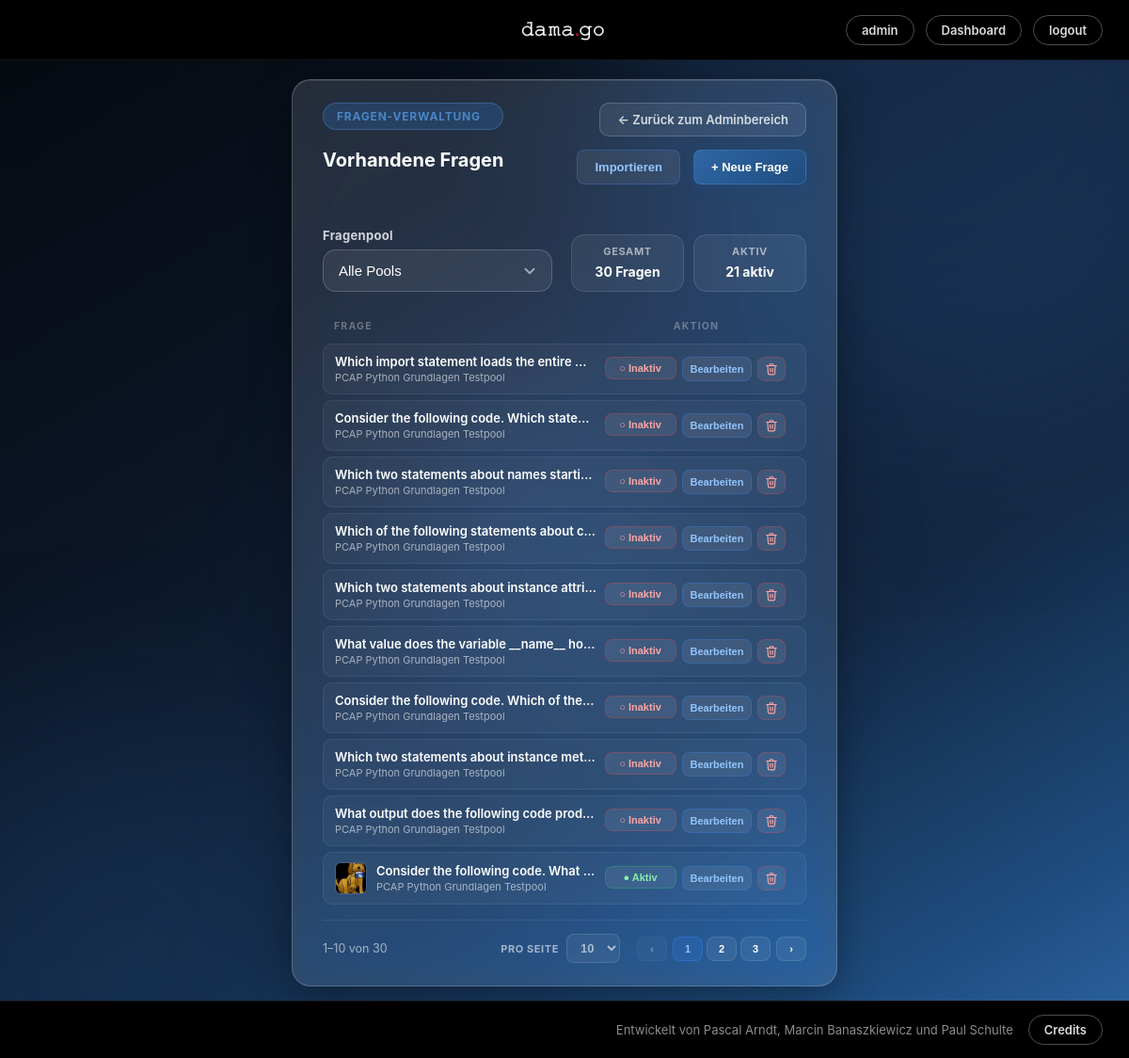
Screenshot of /PHP/manage_questions.php (signed in) with the database file from the repository.
### tables this page shows
CREATE TABLE `questions` (
  `id` int(10) unsigned NOT NULL AUTO_INCREMENT,
  `question_pool_id` int(10) unsigned NOT NULL,
  `question_text` text NOT NULL,
  `image_id` int(10) unsigned DEFAULT NULL,
  `explanation` text DEFAULT NULL,
  `created_by` int(10) unsigned NOT NULL,
  `is_active` tinyint(1) NOT NULL DEFAULT 0,
  `created_at` datetime NOT NULL DEFAULT current_timestamp(),
  `updated_at` datetime DEFAULT NULL ON UPDATE current_timestamp(),
  `updated_by` int(10) unsigned DEFAULT NULL,
  PRIMARY KEY (`id`),
  KEY `idx_questions_question_pool_id` (`question_pool_id`),
  KEY `idx_questions_created_by` (`created_by`),
  KEY `idx_questions_is_active` (`is_active`),
  KEY `idx_questions_image_id` (`image_id`),
  KEY `idx_questions_updated_by` (`updated_by`),
  CONSTRAINT `fk_questions_created_by` FOREIGN KEY (`created_by`) REFERENCES `users` (`id`) ON UPDATE CASCADE,
  CONSTRAINT `fk_questions_image` FOREIGN KEY (`image_id`) REFERENCES `media_files` (`id`) ON DELETE SET NULL ON UPDATE CASCADE,
  CONSTRAINT `fk_questions_question_pool` FOREIGN KEY (`question_pool_id`) REFERENCES `question_pools` (`id`) ON UPDATE CASCADE,
  CONSTRAINT `fk_questions_updated_by` FOREIGN KEY (`updated_by`) REFERENCES `users` (`id`) ON DELETE SET NULL ON UPDATE CASCADE
);

CREATE TABLE `question_pools` (
  `id` int(10) unsigned NOT NULL AUTO_INCREMENT,
  `name` varchar(100) NOT NULL,
  `description` text DEFAULT NULL,
  `created_by` int(10) unsigned NOT NULL,
  `is_active` tinyint(1) NOT NULL DEFAULT 1,
  `created_at` datetime NOT NULL DEFAULT current_timestamp(),
  `updated_at` datetime DEFAULT NULL ON UPDATE current_timestamp(),
  `updated_by` int(10) unsigned DEFAULT NULL,
  PRIMARY KEY (`id`),
  KEY `idx_question_pools_created_by` (`created_by`),
  KEY `idx_question_pools_name` (`name`),
  KEY `idx_question_pools_is_active` (`is_active`),
  KEY `idx_question_pools_updated_by` (`updated_by`),
  CONSTRAINT `fk_question_pools_created_by` FOREIGN KEY (`created_by`) REFERENCES `users` (`id`) ON UPDATE CASCADE,
  CONSTRAINT `fk_question_pools_updated_by` FOREIGN KEY (`updated_by`) REFERENCES `users` (`id`) ON DELETE SET NULL ON UPDATE CASCADE
);

CREATE TABLE `media_files` (
  `id` int(10) unsigned NOT NULL AUTO_INCREMENT,
  `file_name` varchar(255) NOT NULL,
  `original_name` varchar(255) NOT NULL,
  `mime_type` varchar(100) NOT NULL,
  `file_size` int(10) unsigned NOT NULL,
  `question_pool_id` int(10) unsigned DEFAULT NULL,
  `created_by` int(10) unsigned DEFAULT NULL,
  `created_at` datetime NOT NULL DEFAULT current_timestamp(),
  `deleted_at` datetime DEFAULT NULL,
  `deleted_by` int(10) unsigned DEFAULT NULL,
  PRIMARY KEY (`id`),
  UNIQUE KEY `uq_media_files_file_name` (`file_name`),
  KEY `idx_media_files_created_by` (`created_by`),
  KEY `idx_media_files_deleted_by` (`deleted_by`),
  KEY `idx_media_files_question_pool` (`question_pool_id`),
  CONSTRAINT `fk_media_files_created_by` FOREIGN KEY (`created_by`) REFERENCES `users` (`id`) ON DELETE SET NULL ON UPDATE CASCADE,
  CONSTRAINT `fk_media_files_deleted_by` FOREIGN KEY (`deleted_by`) REFERENCES `users` (`id`) ON DELETE SET NULL ON UPDATE CASCADE,
  CONSTRAINT `fk_media_files_question_pool` FOREIGN KEY (`question_pool_id`) REFERENCES `question_pools` (`id`) ON DELETE SET NULL ON UPDATE CASCADE
);

### PHP/init.php (called while the page is built, shortened)
<?php
$role = $_SESSION["user_role"] ?? "guest";

### PHP/manage_questions.php (the view, shortened to what this page needs)
<?php
require_once 'init.php';
require_once 'db.php';
function e($val) {
    return htmlspecialchars((string)$val, ENT_QUOTES, 'UTF-8');
}
$imageUploadUrl    = '../Uploads/Questions/';
$selectedPool = isset($_GET['pool']) ? (int)$_GET['pool'] : 0;
if ($selectedPool > 0) {
    $stmtQ = $pdo->prepare("
        SELECT q.id, q.question_pool_id, q.question_text, q.explanation, q.is_active, q.image_id,
               qp.name AS pool_name, mf.file_name AS image_file
        FROM questions q
        INNER JOIN question_pools qp ON qp.id = q.question_pool_id
        LEFT JOIN media_files mf ON mf.id = q.image_id
        WHERE q.question_pool_id = ?
        ORDER BY q.id ASC
    ");
    $stmtQ->execute([$selectedPool]);
} else {
    $stmtQ = $pdo->query("
        SELECT q.id, q.question_pool_id, q.question_text, q.explanation, q.is_active, q.image_id,
               qp.name AS pool_name, mf.file_name AS image_file
        FROM questions q
        INNER JOIN question_pools qp ON qp.id = q.question_pool_id
        LEFT JOIN media_files mf ON mf.id = q.image_id
        ORDER BY q.question_pool_id ASC, q.id ASC
    ");
}
$questions = $stmtQ->fetchAll(PDO::FETCH_ASSOC);
$totalQuestions  = count($questions);
$activeQuestions = count(array_filter($questions, fn($q) => $q['is_active']));
$answersMap = [];
if (!empty($questions)) {
    $ids          = array_column($questions, 'id');
    $placeholders = implode(',', array_fill(0, count($ids), '?'));
    $stmtA = $pdo->prepare(
        "SELECT * FROM answer_options WHERE question_id IN ($placeholders) ORDER BY question_id, sort_order ASC"
    );
    $stmtA->execute($ids);
    foreach ($stmtA->fetchAll(PDO::FETCH_ASSOC) as $ans) {
        $answersMap[$ans['question_id']][] = $ans;
    }
}
?>
<!DOCTYPE html>
<html lang="de">
<head>
    <link rel="stylesheet" href="../CSS/style.css">
</head>
<body class="manage-questions-page">
<div class="page-orbs">
    <div class="orb orb-1"></div>
    <div class="orb orb-2"></div>
    <div class="orb orb-3"></div>
</div>
<?php include_once 'topbar.php'; ?>
<main class="play-layout">
    <section class="quiz-main mq-panel">
        <div class="mq-topbar">
            <div class="mq-topbar-info">
                <span class="eyebrow">Fragen-Verwaltung</span>
                <h2>Vorhandene Fragen</h2>
            </div>
            <div class="mq-topbar-actions mq-topbar-actions-stacked">
                <a href="<?php echo $role === 'admin' ? 'admin_area.php' : 'teacher_area.php'; ?>" class="back-button">
                    ← Zurück zum <?php echo $role === 'admin' ? 'Adminbereich' : 'Lehrerbereich'; ?>
                </a>
                <div class="mq-action-row">
                    <button type="button" class="btn-icon btn-edit mq-action-btn" onclick="openImportModal()">
                        Importieren
                    </button>
                    <button type="button" class="btn-icon btn-add mq-action-btn" onclick="openCreateModal()">
                        + Neue Frage
                    </button>
                </div>
            </div>
        </div>
        <div class="mq-toolbar">
            <form method="GET" action="manage_questions.php" class="form-group pool-filter-form mq-filter">
                <label for="poolFilter">Fragenpool</label>
                <select id="poolFilter" name="pool" onchange="this.form.submit()">
                    <option value="">Alle Pools</option>
                </select>
            </form>
            <div class="lobby-meta mq-meta">
                <div>
                    <span>Gesamt</span>
                    <strong><?php echo $totalQuestions; ?> Fragen</strong>
                </div>
                <div>
                    <span>Aktiv</span>
                    <strong><?php echo $activeQuestions; ?> aktiv</strong>
                </div>
            </div>
        </div>
        <div class="question-list-header">
            <span class="col-frage">Frage</span>
            <span class="col-qaktion">Aktion</span>
        </div>
        <div class="question-list" id="questionList">
            <?php if (empty($questions)): ?>
                <div class="empty-list-hint">
                    Keine Fragen gefunden.
                </div>
            <?php else: ?>
                <?php foreach ($questions as $q):
                    $qAnswers = $answersMap[$q['id']] ?? [];
                    $qData = [
                        'id'          => $q['id'],
                        'pool'        => $q['question_pool_id'],
                        'text'        => $q['question_text'],
                        'explanation' => $q['explanation'] ?? '',
                        'status'      => $q['is_active'] ? 'active' : 'inactive',
                        'image'       => $q['image_file'] ?? '',
                        'answers'     => array_map(fn($a) => [
                            'answer_text' => $a['answer_text'],
                            'explanation' => $a['explanation'],
                            'is_correct'  => (int)$a['is_correct'],
                            'sort_order'  => (int)$a['sort_order'],
                        ], $qAnswers),
                    ];
                ?>
                    <div class="question-row" data-pool="<?php echo $q['question_pool_id']; ?>" data-active="<?php echo $q['is_active']; ?>" data-tooltip="<?php echo e($q['question_text']); ?>">
                        <div class="col-frage">
                            <?php if (!empty($q['image_file'])): ?>
                                <img class="mq-row-thumb" src="<?php echo e($imageUploadUrl . $q['image_file']); ?>" alt="Bild zur Frage">
                            <?php endif; ?>
                            <div class="mq-frage-texts">
                                <div class="question-text">
                                    <?php echo e($q['question_text']); ?>
                                </div>
                                <div class="question-pool-label"><?php echo e($q['pool_name']); ?></div>
                            </div>
                        </div>
                        <div class="col-qaktion">
                            <form method="POST" action="manage_questions.php<?php echo $selectedPool ? '?pool=' . $selectedPool : ''; ?>" class="inline-form">
                                <button type="submit" class="btn-icon <?php echo $q['is_active'] ? 'btn-toggle-active' : 'btn-toggle-inactive'; ?>">
                                    <?php echo $q['is_active'] ? '● Aktiv' : '○ Inaktiv'; ?>
                                </button>
                            </form>
                            <button type="button" class="btn-icon btn-edit"
                                data-question="<?php echo e(json_encode($qData)); ?>"
                                onclick="openEditQuestionModal(this)">
                                Bearbeiten
                            </button>
                            <button type="button" class="btn-icon btn-delete"
                                onclick="openDeleteQuestionModal(<?php echo $q['id']; ?>, this)"
                                data-text="<?php echo e($q['question_text']); ?>"
                                aria-label="Frage löschen" title="Frage löschen">
                            </button>
                        </div>
                    </div>
                <?php endforeach; ?>
            <?php endif; ?>
        </div>
        <?php if (!empty($questions)): ?>
            <div class="mq-pagination" id="mqPagination">
                <div class="mq-pagination-info">
                    <span id="mqRangeInfo"></span>
                </div>
                <div class="mq-pagination-controls">
                    <label class="mq-perpage">
                        Pro Seite
                        <select id="mqPerPage">
                            <option value="10" selected>10</option>
                        </select>
                    </label>
                    <div class="mq-pager">
                        <button type="button" class="btn-icon mq-pager-btn" id="mqPrev" aria-label="Vorherige Seite">‹</button>
                        <span class="mq-pager-pages" id="mqPages"></span>
                        <button type="button" class="btn-icon mq-pager-btn" id="mqNext" aria-label="Nächste Seite">›</button>
                    </div>
                </div>
            </div>
        <?php endif; ?>
    </section>
</main>
    <?php include_once 'footbar.php'; ?>
</body>
</html>

### rows the page displays
questions: question_text "Which import statement loads the entire…", question_pool.name "PCAP Python Grundlagen Testpool", is_active "○ Inaktiv"
questions: question_text "Consider the following code. Which state…", question_pool.name "PCAP Python Grundlagen Testpool", is_active "○ Inaktiv"
questions: question_text "Which two statements about names starti…", question_pool.name "PCAP Python Grundlagen Testpool", is_active "○ Inaktiv"
questions: question_text "Which of the following statements about c…", question_pool.name "PCAP Python Grundlagen Testpool", is_active "○ Inaktiv"
questions: question_text "Which two statements about instance attri…", question_pool.name "PCAP Python Grundlagen Testpool", is_active "○ Inaktiv"
questions: question_text "What value does the variable __name__ ho…", question_pool.name "PCAP Python Grundlagen Testpool", is_active "○ Inaktiv"
questions: question_text "Consider the following code. Which of the…", question_pool.name "PCAP Python Grundlagen Testpool", is_active "○ Inaktiv"
questions: question_text "Which two statements about instance met…", question_pool.name "PCAP Python Grundlagen Testpool", is_active "○ Inaktiv"
questions: question_text "What output does the following code prod…", question_pool.name "PCAP Python Grundlagen Testpool", is_active "○ Inaktiv"
questions: image.file_name (picture), question_text "Consider the following code. What…", question_pool.name "PCAP Python Grundlagen Testpool", is_active "● Aktiv"

### other values shown
$username "admin"
$totalQuestions "30"
$activeQuestions "21"
